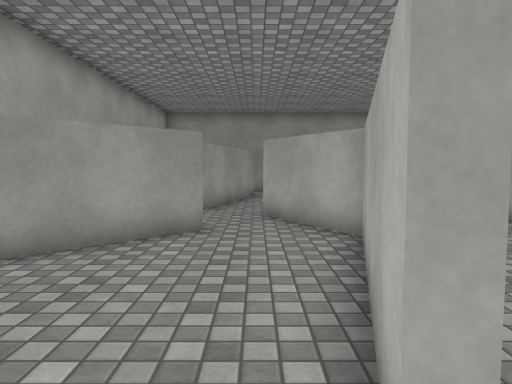
view 1 (above)

17 first-person views from a walk through a 3-D level made in the Unity game engine. The camera is 1.3 m above the floor, tilts 4° down and sees 70° across. The floor is counted in squares, 1 m on a side. Each view is taken from the middle of a square. On the plan, view 1 faces up. The plan holds only what a view shows up to about 15 squares ahead; the rest is blank. The player character is not drawn. Surface patterns are stand-ins for the level's own textures.

view 2
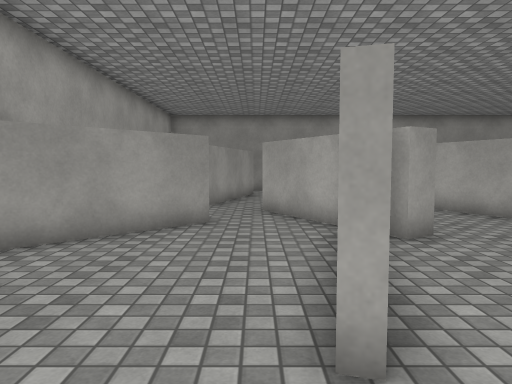

view 3
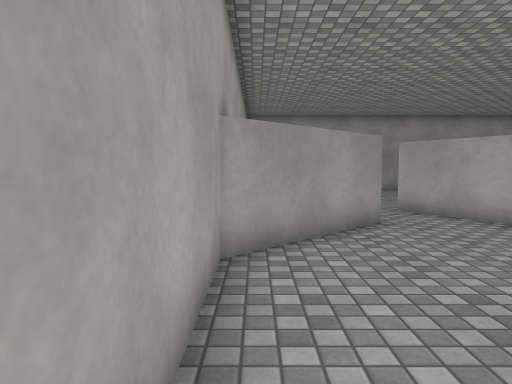

view 4
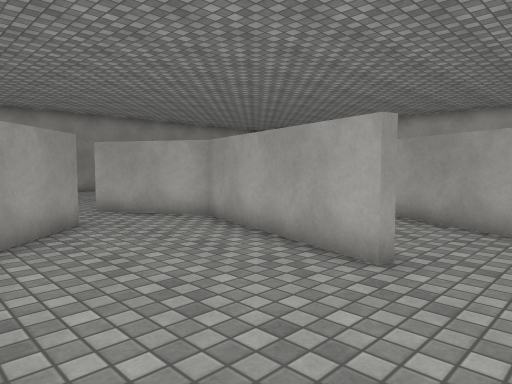

view 5
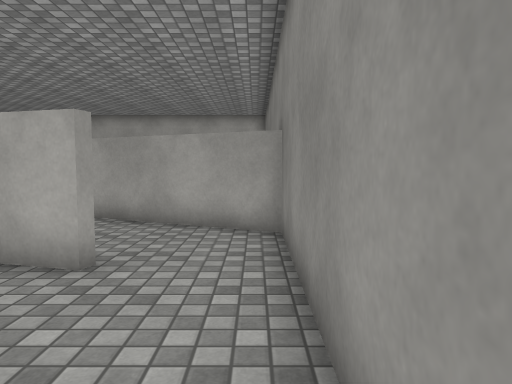

view 6
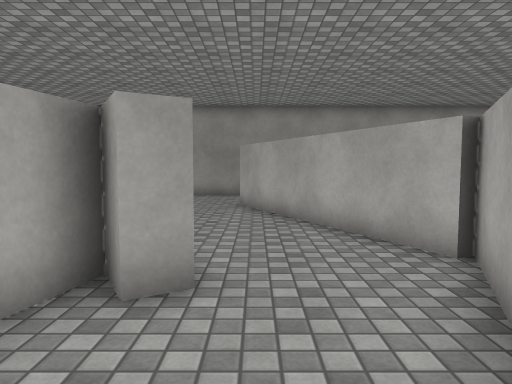

view 7
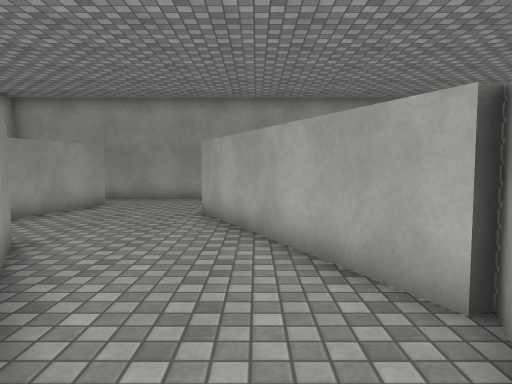

view 8
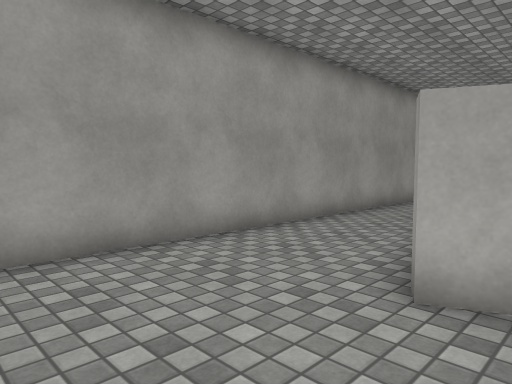

view 9
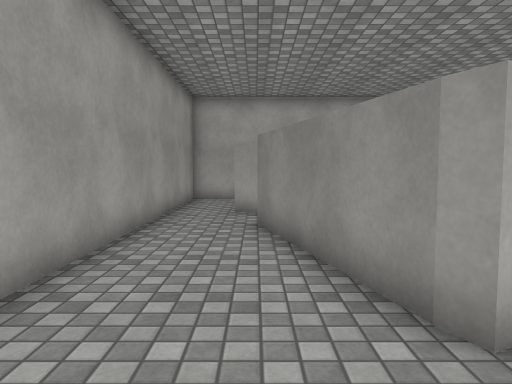

view 10
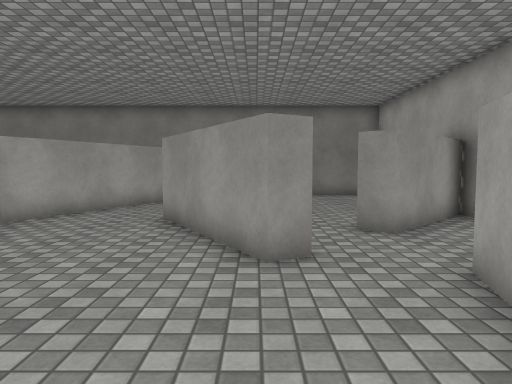

view 11
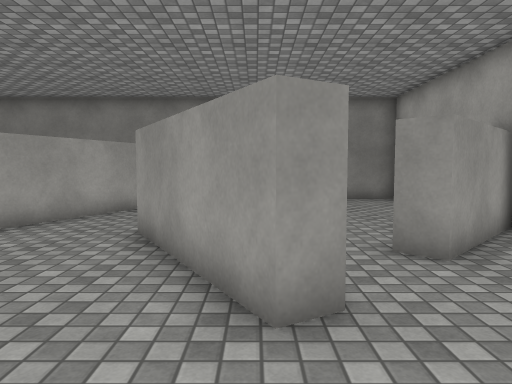

view 12
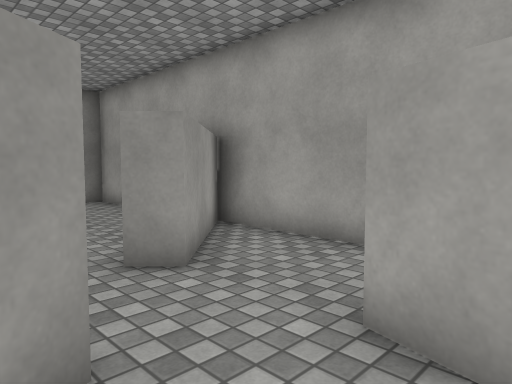

view 13
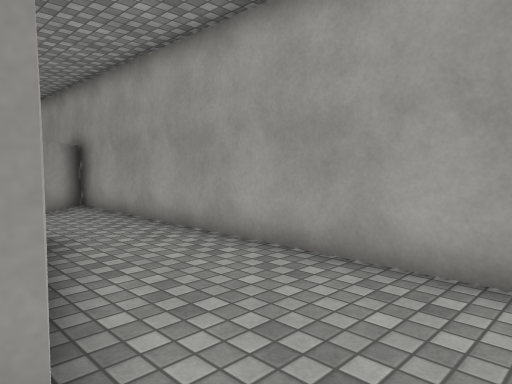

view 14
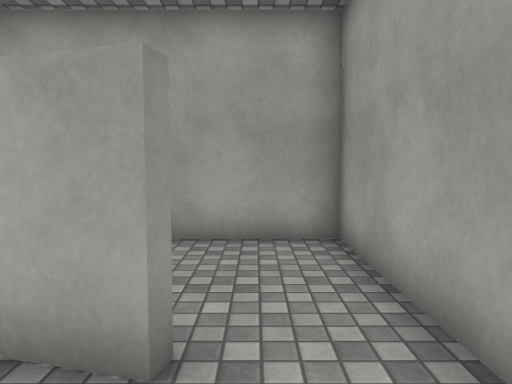

view 15
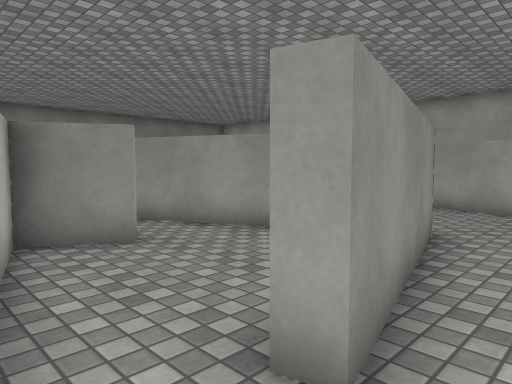

view 16
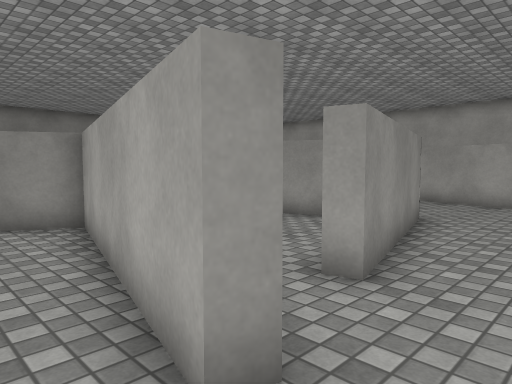

view 17
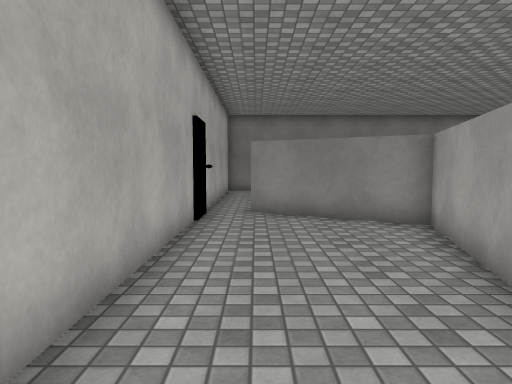

### Floor plan
Ten units are one square. View 1 is at (0, 0); x grows to the right and y downward. Boxes are objects, and circles mark ways between rooms. Rooms are numbered by the first view taken in them; rooms with no view inside come last. Other rooms are left out.
<svg viewBox="-50 -190 210 210">
<path fill="none" stroke="#000" d="M5 -11 20 -67 13 -79M27 -54 22 -63M-11 -75 -45 -41 -45 15 31 15M13 -79 2 -98 8 -102 33 -58 27 -54M39 -145 92 -160M22 -63 18 -49M-17 -80 -11 -75M69 -70 35 -143 40 -146M-4 -164 -1 -164 -17 -105M105 -185 -15 -185M31 15 72 -73M114 -166 119 -165 101 -100 141 -77M155 -168 155 -185 105 -185M155 -92 155 -160M-14 -128 -4 -164M-15 -185 -45 -185 -45 -52 -17 -80M78 -107 81 -112 97 -102 102 -121M49 -124 60 -100M92 -160 94 -154M112 -159 114 -166"/>
<circle cx="-5" cy="-80" r="3" fill="#2a7"/>
<circle cx="20" cy="-7" r="3" fill="#2a7"/>
<circle cx="110" cy="-175" r="3" fill="#2a7"/>
<circle cx="-20" cy="-95" r="3" fill="#2a7"/>
<circle cx="-5" cy="-175" r="3" fill="#2a7"/>
<circle cx="100" cy="-155" r="3" fill="#2a7"/>
<text x="-10" y="-20">1</text>
<text x="30" y="-110">2</text>
<text x="130" y="-140">3</text>
<text x="-30" y="-140">4</text>
<text x="80" y="-130">5</text>
</svg>
Room 1 opens to room 2. Room 2 opens to room 3. Room 2 opens to room 4. Room 2 opens to room 5.

Where each view was taken, in squares from view 1:
view 1: 0 up, 0 right, facing up
view 2: 1 down, 0 right, facing up
view 3: 1 down, 4 left, facing up
view 4: 1 down, 4 left, facing up-right
view 5: 1 down, 4 left, facing right
view 6: 2 up, 4 right, facing up
view 7: 4 up, 5 right, facing up
view 8: 13 up, 0 right, facing up-right
view 9: 16 up, 1 right, facing right
view 10: 15 up, 1 right, facing down
view 11: 13 up, 1 right, facing down
view 12: 12 up, 1 right, facing down-left
view 13: 18 up, 0 right, facing down-left
view 14: 17 up, 2 right, facing left
view 15: 17 up, 11 right, facing down-left
view 16: 18 up, 13 right, facing down-left
view 17: 18 up, 14 right, facing down
